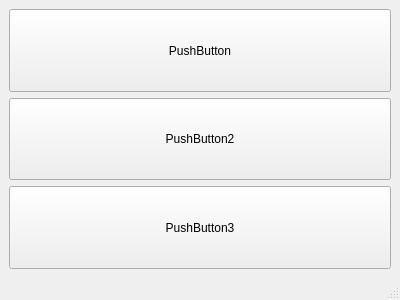
<?xml version="1.0" encoding="UTF-8"?>
<ui version="4.0">
 <class>MainWindow</class>
 <widget class="QMainWindow" name="MainWindow">
  <property name="geometry">
   <rect>
    <x>0</x>
    <y>0</y>
    <width>400</width>
    <height>300</height>
   </rect>
  </property>
  <property name="windowTitle">
   <string>MainWindow</string>
  </property>
  <widget class="QWidget" name="centralwidget">
   <layout class="QVBoxLayout" name="verticalLayout">
    <item>
     <widget class="QPushButton" name="pushButton">
      <property name="sizePolicy">
       <sizepolicy hsizetype="Preferred" vsizetype="Preferred">
        <horstretch>0</horstretch>
        <verstretch>0</verstretch>
       </sizepolicy>
      </property>
      <property name="text">
       <string>PushButton</string>
      </property>
     </widget>
    </item>
    <item>
     <widget class="QPushButton" name="pushButton_2">
      <property name="sizePolicy">
       <sizepolicy hsizetype="Preferred" vsizetype="Preferred">
        <horstretch>0</horstretch>
        <verstretch>0</verstretch>
       </sizepolicy>
      </property>
      <property name="text">
       <string>PushButton2</string>
      </property>
     </widget>
    </item>
    <item>
     <widget class="QPushButton" name="pushButton_3">
      <property name="sizePolicy">
       <sizepolicy hsizetype="Preferred" vsizetype="Preferred">
        <horstretch>0</horstretch>
        <verstretch>0</verstretch>
       </sizepolicy>
      </property>
      <property name="text">
       <string>PushButton3</string>
      </property>
     </widget>
    </item>
   </layout>
  </widget>
  <widget class="QMenuBar" name="menubar">
   <property name="geometry">
    <rect>
     <x>0</x>
     <y>0</y>
     <width>400</width>
     <height>24</height>
    </rect>
   </property>
  </widget>
  <widget class="QStatusBar" name="statusbar"/>
 </widget>
 <resources/>
 <connections/>
</ui>
